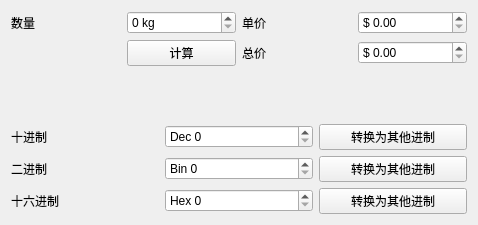
<?xml version="1.0" encoding="UTF-8"?>
<ui version="4.0">
 <class>Widget</class>
 <widget class="QWidget" name="Widget">
  <property name="geometry">
   <rect>
    <x>0</x>
    <y>0</y>
    <width>478</width>
    <height>225</height>
   </rect>
  </property>
  <property name="windowTitle">
   <string>Widget</string>
  </property>
  <layout class="QVBoxLayout" name="verticalLayout">
   <item>
    <layout class="QGridLayout" name="gridLayout">
     <item row="0" column="2">
      <widget class="QLabel" name="label_2">
       <property name="text">
        <string>单价</string>
       </property>
      </widget>
     </item>
     <item row="0" column="0">
      <widget class="QLabel" name="label">
       <property name="text">
        <string>数量</string>
       </property>
      </widget>
     </item>
     <item row="0" column="1">
      <widget class="QSpinBox" name="spinBoxNumber">
       <property name="suffix">
        <string> kg</string>
       </property>
       <property name="maximum">
        <number>10000</number>
       </property>
      </widget>
     </item>
     <item row="1" column="1">
      <widget class="QPushButton" name="pushButtonCalculate">
       <property name="text">
        <string>计算</string>
       </property>
      </widget>
     </item>
     <item row="1" column="2">
      <widget class="QLabel" name="label_3">
       <property name="text">
        <string>总价</string>
       </property>
      </widget>
     </item>
     <item row="0" column="3">
      <widget class="QDoubleSpinBox" name="doubleSpinBoxPrice">
       <property name="prefix">
        <string>$ </string>
       </property>
       <property name="maximum">
        <double>10099.989999999999782</double>
       </property>
      </widget>
     </item>
     <item row="1" column="3">
      <widget class="QDoubleSpinBox" name="doubleSpinBoxTotalPrice">
       <property name="prefix">
        <string>$ </string>
       </property>
       <property name="maximum">
        <double>10097.989999999999782</double>
       </property>
      </widget>
     </item>
    </layout>
   </item>
   <item>
    <spacer name="verticalSpacer">
     <property name="orientation">
      <enum>Qt::Vertical</enum>
     </property>
     <property name="sizeHint" stdset="0">
      <size>
       <width>20</width>
       <height>40</height>
      </size>
     </property>
    </spacer>
   </item>
   <item>
    <layout class="QGridLayout" name="gridLayout_2">
     <item row="0" column="0">
      <widget class="QLabel" name="label_4">
       <property name="text">
        <string>十进制</string>
       </property>
      </widget>
     </item>
     <item row="1" column="2">
      <widget class="QPushButton" name="pushButtonBin">
       <property name="text">
        <string>转换为其他进制</string>
       </property>
      </widget>
     </item>
     <item row="1" column="0">
      <widget class="QLabel" name="label_5">
       <property name="text">
        <string>二进制</string>
       </property>
      </widget>
     </item>
     <item row="0" column="2">
      <widget class="QPushButton" name="pushButtonDec">
       <property name="text">
        <string>转换为其他进制</string>
       </property>
      </widget>
     </item>
     <item row="0" column="1">
      <widget class="QSpinBox" name="spinBoxDec">
       <property name="prefix">
        <string>Dec </string>
       </property>
       <property name="maximum">
        <number>10000</number>
       </property>
      </widget>
     </item>
     <item row="1" column="1">
      <widget class="QSpinBox" name="spinBoxBin">
       <property name="prefix">
        <string>Bin </string>
       </property>
       <property name="maximum">
        <number>10000</number>
       </property>
       <property name="displayIntegerBase">
        <number>2</number>
       </property>
      </widget>
     </item>
     <item row="2" column="0">
      <widget class="QLabel" name="label_6">
       <property name="text">
        <string>十六进制</string>
       </property>
      </widget>
     </item>
     <item row="2" column="1">
      <widget class="QSpinBox" name="spinBoxHex">
       <property name="prefix">
        <string>Hex </string>
       </property>
       <property name="maximum">
        <number>10000</number>
       </property>
       <property name="displayIntegerBase">
        <number>16</number>
       </property>
      </widget>
     </item>
     <item row="2" column="2">
      <widget class="QPushButton" name="pushButtonHex">
       <property name="text">
        <string>转换为其他进制</string>
       </property>
      </widget>
     </item>
    </layout>
   </item>
  </layout>
 </widget>
 <resources/>
 <connections/>
</ui>
